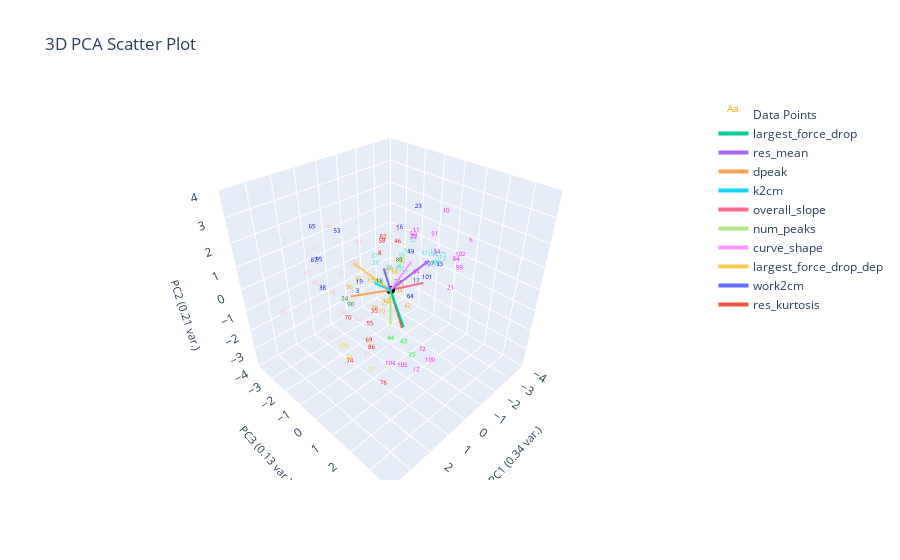

The notebook cell this image was saved under:
### Markdown cell above
# K-Nearest-Neighbor
- From the k nearest points, assign query point to the highest frequency label
- Performs better when data is uniformly distributed in feature space (clusters all have similar desnity)

### Code cell
from sklearn.neighbors import KNeighborsClassifier

X = plotting.extract_numerical_features(marions_labeled_data).values.tolist()
y = marions_labeled_data[f'{ylabel_name}_nums'].values.tolist()

knn = KNeighborsClassifier(n_neighbors=1)
knn.fit(X, y)
knn_predictions = pd.Series(knn.predict(clustering_features.values))
knn_actual = marions_labeled_data[f'{ylabel_name}_nums']
knn_changed_ylabel_idxs = find_changed_ylabel_data(knn_predictions, knn_actual)
knn_corrected_predictions = correct_pseudo_ylabels_to_actual(knn_predictions, knn_actual, knn_changed_ylabel_idxs)

plotting.plot_cluster_subplots(knn_predictions, curve_data,
                                  clustering_method="K-Nearest Neighbor", 
                                  cluster_category_names=list(ylabel_to_cluster_num.keys()),
                                  pseudo_corrections=knn_corrected_predictions,
                                  bold_idxs=knn_actual.index
                                  )
plotting.plot_cluster_subplots(knn_corrected_predictions, curve_data, 
                                  clustering_method="K-Nearest Neighbor", 
                                  cluster_category_names=list(ylabel_to_cluster_num.keys()),
                                  bold_idxs=knn_actual.index)
plotting.plot_pca(clustering_features, knn_predictions, 3, 
                  graph_title=f'',
                  ylabel_name=ylabel_name,)

### Figure 1 — Plotly figure (JSON) as saved in the notebook; plotly's stock layout.template omitted (floating-point values rounded to 4 significant figures)
{"data": [{"mode": "text", "name": "Data Points", "text": ["0", "1", "2", "3", "4", "5", "6", "7", "8", "9", "10", "11", "12", "13", "14", "15", "16", "17", "18", "19", "20", "21", "22", "23", "24", "25", "26", "27", "28", "29", "30", "31", "32", "33", "34", "35", "36", "37", "38", "39", "40", "41", "42", "43", "44", "45", "46", "47", "48", "49", "50", "51", "52", "53", "54", "55", "56", "57", "58", "59", "60", "61", "62", "63", "64", "65", "66", "67", "68", "69", "70", "71", "72", "73", "74", "75", "76", "77", "78", "79", "80", "81", "82", "83", "84", "85", "86", "87", "88", "89", "90", "91", "92", "93", "94", "95", "96", "97", "98", "99", "100", "101", "102", "103", "104", "105", "106", "107", "108", "109"], "textfont": {"color": ["orange", "red", "turquoise", "blue", "orange", "pink", "magenta", "pink", "red", "pink", "magenta", "magenta", "magenta", "orange", "orange", "turquoise", "blue", "blue", "green", "blue", "orange", "magenta", "magenta", "blue", "green", "lime", "turquoise", "pink", "turquoise", "orange", "pink", "turquoise", "pink", "blue", "magenta", "red", "pink", "turquoise", "blue", "blue", "orange", "pink", "orange", "lime", "lime", "turquoise", "red", "pink", "gold", "blue", "magenta", "magenta", "turquoise", "blue", "orange", "red", "orange", "pink", "red", "turquoise", "turquoise", "pink", "orange", "orange", "blue", "blue", "orange", "pink", "magenta", "red", "red", "gold", "magenta", "orange", "red", "turquoise", "red", "turquoise", "pink", "orange", "pink", "turquoise", "red", "turquoise", "magenta", "pink", "red", "blue", "pink", "green", "green", "turquoise", "orange", "turquoise", "magenta", "blue", "orange", "pink", "turquoise", "magenta", "magenta", "blue", "magenta", "turquoise", "magenta", "magenta", "magenta", "blue", "orange", "gold"], "size": 6}, "type": "scatter3d", "x": [-0.9294, -0.6716, -3.064, 1.086, -0.4346, 1.445, -4.332, 2.561, -0.2867, -0.1207, -1.695, -1.214, 0.9185, -0.4804, 0.01566, -2.375, -0.745, -1.903, 2.005, 0.69, -0.08383, -1.249, -1.572, -0.6939, 1.041, 0.6443, -0.3422, 1.382, -0.03112, -0.538, 1.809, -2.695, 2.256, -3.003, -1.173, 2.225, 1.908, 0.2421, 1.796, -1.323, -0.8242, 1.963, -0.6548, 1.304, 0.9465, -0.5994, -0.8194, 2.282, 2.636, -0.818, -1.15, -0.6639, -1.541, 1.328, -1.138, 1.79, -0.6239, 2.419, -0.3229, -0.879, 0.8185, 2.217, -1.248, -0.9912, 2.576, 2.188, -0.8637, 1.91, -3.897, 2.246, 2.084, 2.237, 1.5, -0.778, 2.256, -2.82, 1.919, -1.657, 1.194, -0.1069, 3.838, -0.8419, -0.2761, -0.9422, -3.501, 0.8014, 1.943, 1.987, 3.385, 1.385, 1.968, -1.378, -1.21, -2.188, -0.5853, 2.17, 0.4165, 1.538, -2.817, -3.004, 0.8218, -2.544, -3.679, -1.617, 2.209, 1.28, -4.969, -2.601, -0.4514, 2.376], "y": [-0.6696, -0.3125, 0.1395, -0.6656, 0.2365, -1.105, 0.8756, 0.7439, -0.8659, -0.171, 1.061, 0.09926, 2.256, -0.709, -1.864, 0.05841, -0.2677, -0.3678, 1.519, -0.9936, -0.5912, 1.856, -0.2898, 0.6336, -1.532, 1.782, -0.44, -0.5146, -0.8308, -0.8653, -1.106, 0.08862, -1.453, -0.07003, 1.188, 1.484, 0.3155, -0.6051, -1.892, -0.8981, -0.8857, -2.605, 0.2881, 1.939, 0.9518, -0.1804, -0.4429, 0.7401, 0.5226, 0.2409, 0.04332, 1.421, -0.3284, -1.326, -0.6141, 0.7607, -0.5446, -0.7402, -0.7751, -0.2552, 0.1809, 0.8553, -0.5803, -0.6219, 3.34, -1.547, -0.6133, 0.2781, 0.8516, 1.196, -0.07542, 1.223, 2.965, -1.071, 0.08285, 0.2168, 1.547, 0.1933, -2.144, -1.051, -1.438, -0.06919, -0.675, -0.3457, 0.4087, -0.5511, 0.9845, -1.961, 0.06924, 1.759, -0.0273, -0.4859, -0.6349, 0.3105, 0.7648, -1.387, -1.976, -1.032, -0.05746, 0.9558, 2.796, -0.353, 0.4743, 0.6511, 2.21, 1.895, 0.9449, -0.3088, -1.523, -0.09113], "z": [-0.9576, 1.913, -0.265, -0.196, -0.3142, 0.5313, 0.3343, 1.311, 0.7812, -3.441, 2.749, 1.798, -2.348, -1.557, -0.752, 0.3599, 1.961, -1.059, 1.806, -0.1394, -1.802, 0.05581, 1.231, 3.124, -1.042, -2.118, 0.3034, 1.252, 0.4724, -1.755, 2.654, -0.06323, 1.806, -0.6067, 1.347, 0.7205, 1.9, 0.9989, -0.3207, -1.107, -0.2073, 0.111, -1.342, -0.9121, -1.6, 0.2596, 1.26, 2.156, -1.784, 1.1, 1.638, 2.388, 1.069, 2.198, -1.306, -0.5033, -1.445, -1.7, 1.348, 0.6816, 0.5083, 3.003, 0.1277, -1.059, 2.485, 2.614, -0.239, -0.5304, 0.5908, -0.7065, -0.5558, -2.14, -0.4541, -0.4507, -2.478, 0.09056, -2.828, 0.6359, -0.9982, -1.91, -0.1073, 0.009304, 1.584, 0.1384, -0.3555, -3.53, -1.392, 0.9969, 1.71, 2.406, 0.01191, 0.5978, -0.9303, 0.008174, 0.5594, 1.366, -1.029, -1.202, -0.419, -0.3014, -1.549, -1.185, -0.1666, 0.8153, -1.137, -2.115, -0.302, -0.5002, -0.9188, -1.745]}, {"marker": {"color": "black", "size": 3}, "mode": "markers", "name": "Origin", "showlegend": false, "type": "scatter3d", "x": [0], "y": [0], "z": [0]}, {"line": {"width": 4}, "mode": "lines+text", "name": "largest_force_drop", "textposition": "top center", "type": "scatter3d", "x": [0, 1.008], "y": [0, 1.655], "z": [0, -0.2486]}, {"line": {"width": 4}, "mode": "lines+text", "name": "res_mean", "textposition": "top center", "type": "scatter3d", "x": [0, -0.972], "y": [0, 0.9901], "z": [0, 1.307]}, {"line": {"width": 4}, "mode": "lines+text", "name": "dpeak", "textposition": "top center", "type": "scatter3d", "x": [0, 1.38], "y": [0, -0.7159], "z": [0, 0.03796]}, {"line": {"width": 4}, "mode": "lines+text", "name": "k2cm", "textposition": "top center", "type": "scatter3d", "x": [0, 0.8904], "y": [0, 0.07075], "z": [0, 0.7819]}, {"line": {"width": 4}, "mode": "lines+text", "name": "overall_slope", "textposition": "top center", "type": "scatter3d", "x": [0, -1.3], "y": [0, 0.4982], "z": [0, -0.06578]}, {"line": {"width": 4}, "mode": "lines+text", "name": "num_peaks", "textposition": "top center", "type": "scatter3d", "x": [0, 1.074], "y": [0, 1.075], "z": [0, -0.4208]}, {"line": {"width": 4}, "mode": "lines+text", "name": "curve_shape", "textposition": "top center", "type": "scatter3d", "x": [0, -0.284], "y": [0, 0.7568], "z": [0, 1.462]}, {"line": {"width": 4}, "mode": "lines+text", "name": "largest_force_drop_dep", "textposition": "top center", "type": "scatter3d", "x": [0, 0.7694], "y": [0, -1.198], "z": [0, 1.018]}, {"line": {"width": 4}, "mode": "lines+text", "name": "work2cm", "textposition": "top center", "type": "scatter3d", "x": [0, 0.7863], "y": [0, 0.4591], "z": [0, 1.534]}, {"line": {"width": 4}, "mode": "lines+text", "name": "res_kurtosis", "textposition": "top center", "type": "scatter3d", "x": [0, 0.457], "y": [0, 1.068], "z": [0, -0.9524]}], "layout": {"autosize": true, "scene": {"aspectmode": "cube", "xaxis": {"range": [-4, 4], "title": {"font": {"size": 11}, "text": "PC1 (0.34 var.)"}}, "yaxis": {"range": [-4, 4], "title": {"font": {"size": 11}, "text": "PC3 (0.13 var.)"}}, "zaxis": {"range": [-4, 4], "title": {"font": {"size": 11}, "text": "PC2 (0.21 var.)"}}}, "title": {"text": "3D PCA Scatter Plot"}}}
